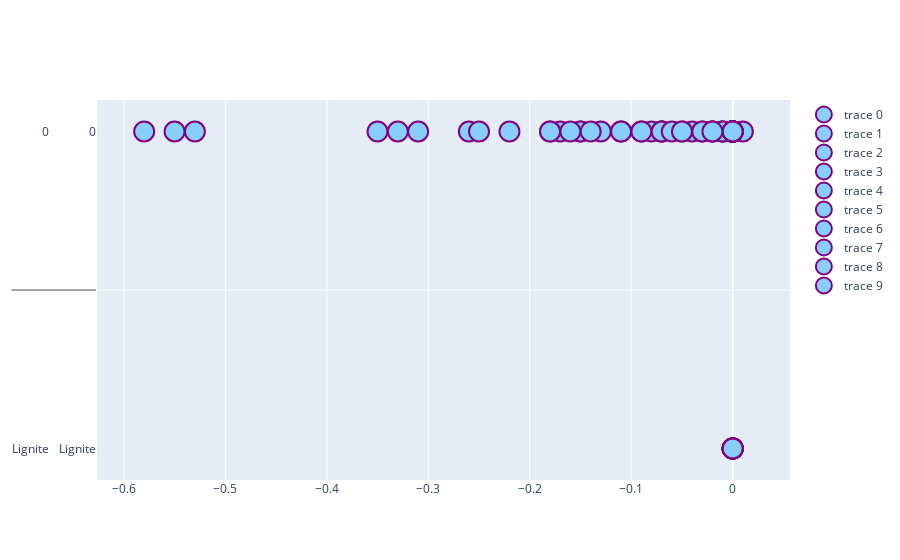

The notebook cell saved with this chart:
### Code cell
import plotly.graph_objects as go

# Generate example data
# import numpy as np
# np.random.seed(1)
#
# x = np.random.uniform(low=3, high=6, size=(500,))
# y = np.random.uniform(low=3, high=6, size=(500,))

# Build figure
fig = go.Figure()

for i,j in zip(data, data1):
    fig.add_trace(
    go.Scatter(
        mode='markers',
        y=data.loc[data['Technologie']=="Lignite"],
        x=data1[j],
        marker=dict(
            color='LightSkyBlue',
            size=20,
            line=dict(
                color='Purple',
                width=2
                )
            ),
            showlegend=True
        )
    )
# Add scatter trace with medium sized markers


fig.show()

### Figure 1 — Plotly figure (JSON) as saved in the notebook; plotly's stock layout.template omitted (floating-point values rounded to 4 significant figures; data arrays with more than 128 entries replaced by an {"elided": "..."} marker saying what was removed)
{"data": [{"marker": {"color": "LightSkyBlue", "line": {"color": "Purple", "width": 2}, "size": 20}, "mode": "markers", "showlegend": true, "type": "scatter", "x": {"elided": "147 float values"}, "y": {"elided": "15x11 mixed values"}}, {"marker": {"color": "LightSkyBlue", "line": {"color": "Purple", "width": 2}, "size": 20}, "mode": "markers", "showlegend": true, "type": "scatter", "x": {"elided": "147 int values"}, "y": {"elided": "15x11 mixed values"}}, {"marker": {"color": "LightSkyBlue", "line": {"color": "Purple", "width": 2}, "size": 20}, "mode": "markers", "showlegend": true, "type": "scatter", "x": {"elided": "147 float values"}, "y": {"elided": "15x11 mixed values"}}, {"marker": {"color": "LightSkyBlue", "line": {"color": "Purple", "width": 2}, "size": 20}, "mode": "markers", "showlegend": true, "type": "scatter", "x": {"elided": "147 float values"}, "y": {"elided": "15x11 mixed values"}}, {"marker": {"color": "LightSkyBlue", "line": {"color": "Purple", "width": 2}, "size": 20}, "mode": "markers", "showlegend": true, "type": "scatter", "x": {"elided": "147 float values"}, "y": {"elided": "15x11 mixed values"}}, {"marker": {"color": "LightSkyBlue", "line": {"color": "Purple", "width": 2}, "size": 20}, "mode": "markers", "showlegend": true, "type": "scatter", "x": {"elided": "147 float values"}, "y": {"elided": "15x11 mixed values"}}, {"marker": {"color": "LightSkyBlue", "line": {"color": "Purple", "width": 2}, "size": 20}, "mode": "markers", "showlegend": true, "type": "scatter", "x": {"elided": "147 float values"}, "y": {"elided": "15x11 mixed values"}}, {"marker": {"color": "LightSkyBlue", "line": {"color": "Purple", "width": 2}, "size": 20}, "mode": "markers", "showlegend": true, "type": "scatter", "x": {"elided": "147 float values"}, "y": {"elided": "15x11 mixed values"}}, {"marker": {"color": "LightSkyBlue", "line": {"color": "Purple", "width": 2}, "size": 20}, "mode": "markers", "showlegend": true, "type": "scatter", "x": {"elided": "147 float values"}, "y": {"elided": "15x11 mixed values"}}, {"marker": {"color": "LightSkyBlue", "line": {"color": "Purple", "width": 2}, "size": 20}, "mode": "markers", "showlegend": true, "type": "scatter", "x": {"elided": "147 float values"}, "y": {"elided": "15x11 mixed values"}}], "layout": {}}
